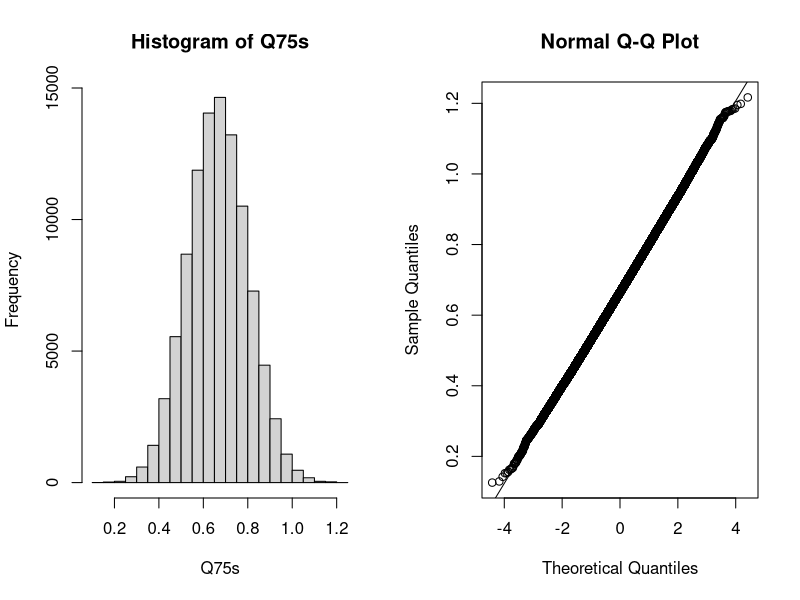

This chart was generated by the following R code:
n_val <- 100
B <- 10^5

set.seed(1)

# Run Monte Carlo
Q75s <- replicate(B, {
  
  #y_hat <- rnorm(n = n_val, mean = 0, sd = 1)
  
  y <- rnorm(100, 0, 1)
  y_hat <- y
  
  q75 <- quantile(y_hat, 0.75)
  
})

# Plot variables
par(mfrow=c(1,2))
hist(Q75s)
qqnorm(Q75s)
qqline(Q75s)

# expected value
mean(Q75s) # 0.6654465

# error
sd(Q75s) # 0.1351181



